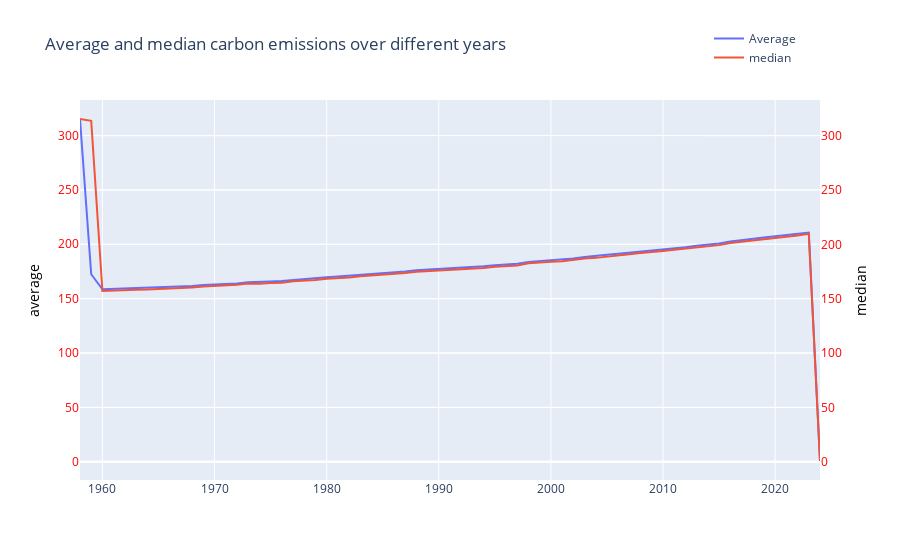

The notebook cell this image was saved under:
### Code cell
fig=go.Figure()
fig.add_trace(go.Scatter(x=co2['Date'],y=co2['mean'],name='Average',yaxis='y1'))
fig.add_trace(go.Scatter(x=co2['Date'],y=co2['median'],name='median',yaxis='y2'))
fig.update_layout(title='Average and median carbon emissions over different years',
                  yaxis1=dict(title='average',titlefont=dict(color='black'),tickfont=dict(color='red')),
                  yaxis2=dict(title='median',titlefont=dict(color='black'),tickfont=dict(color='red'),overlaying='y',side='right'),
                  legend=dict(x=0.85,y=1.2)
                  )
fig.show()
